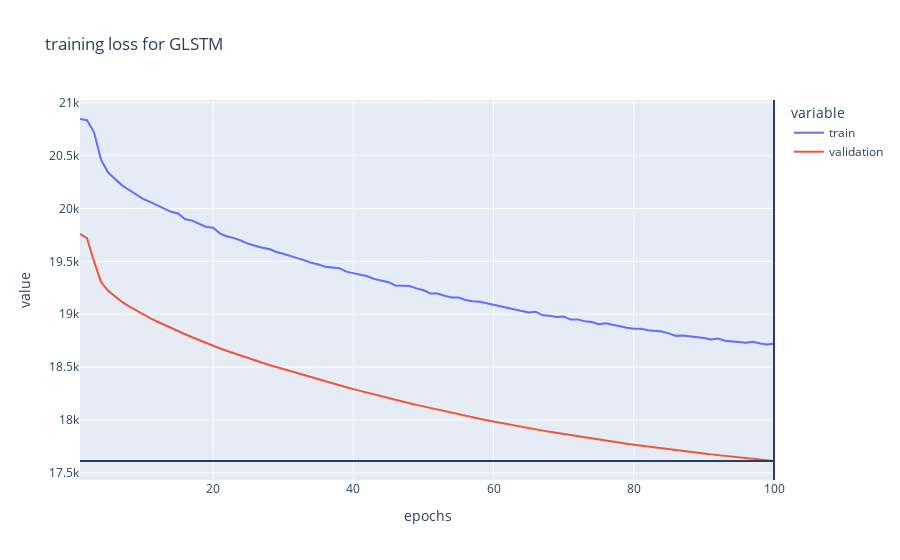

This figure's notebook cell:
### Code cell
plot(model,
     config,
     loss_training, 
     loss_validation, 
     "GLSTM", 
     show = True)
